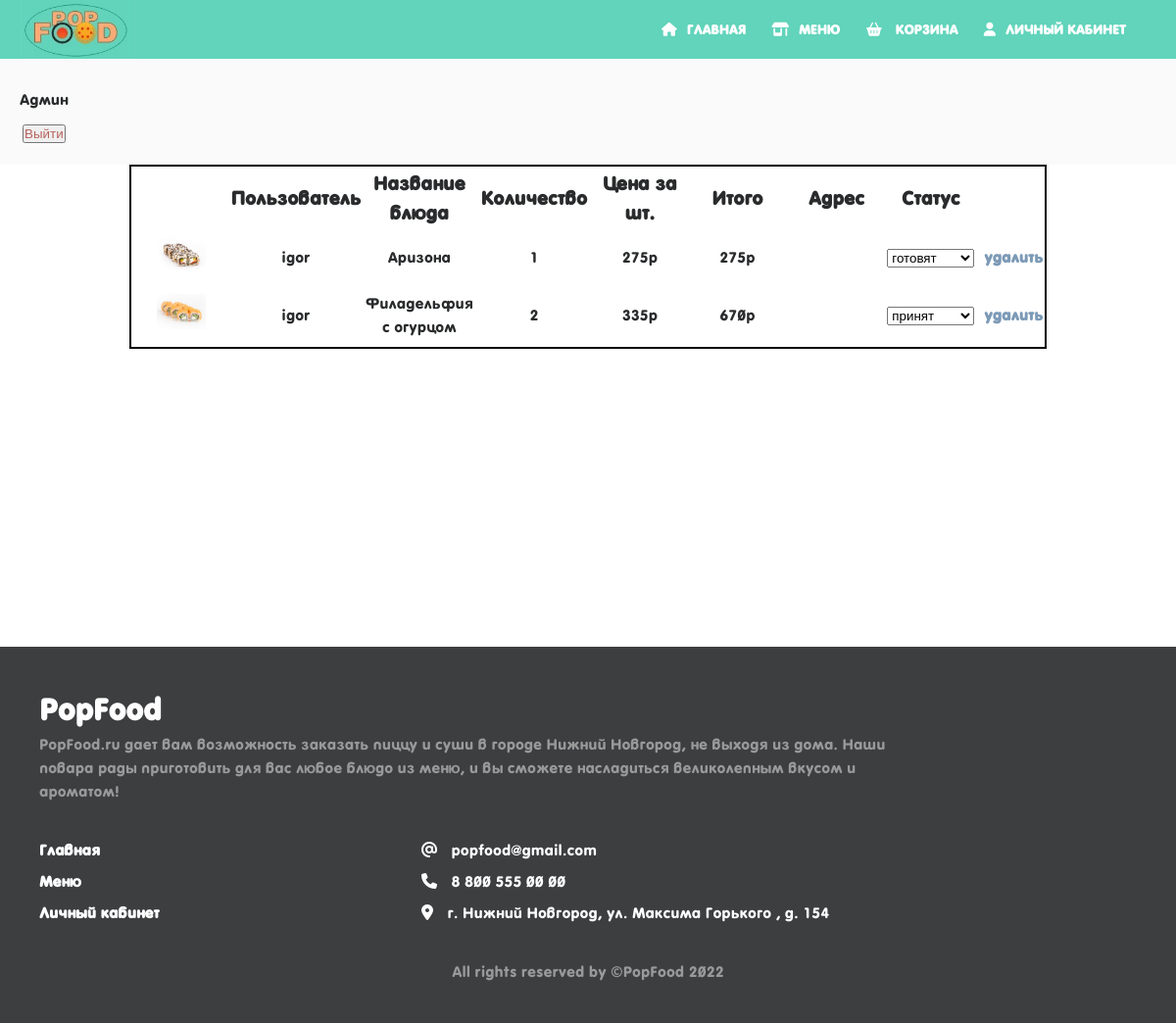
Page /index.php?page=admin (signed in) on the committed database.
### tables this page shows
CREATE TABLE `basket` (
  `id` int NOT NULL,
  `id_user` int NOT NULL,
  `id_product` int NOT NULL,
  `number_product` int NOT NULL,
  `id_status` int NOT NULL
);

CREATE TABLE `users` (
  `id` int NOT NULL,
  `name` varchar(100) NOT NULL,
  `login` varchar(100) NOT NULL,
  `email` varchar(100) NOT NULL,
  `password` varchar(100) NOT NULL,
  `phone` varchar(100) NOT NULL,
  `role` tinyint(1) DEFAULT '0',
  `id_addr` int DEFAULT NULL
);

CREATE TABLE `products` (
  `id` int NOT NULL,
  `name` varchar(120) NOT NULL,
  `category` int NOT NULL,
  `comp` varchar(200) NOT NULL,
  `imgs` varchar(20) NOT NULL,
  `price` int NOT NULL,
  `weight` varchar(60) NOT NULL
);

CREATE TABLE `status` (
  `id` int NOT NULL,
  `status` varchar(20) NOT NULL
);

### authorization/admin.php (the view, shortened to what this page needs)
<div class="user_profile">
 <form action="authorization/handler_form/logout.php">
     <div style="display: flex;">
         <div style="margin: 20px;">
             <p style="margin: 10px 0;">Админ</p>
             <div align="center" style="margin-top: 10px;">
                 <button class="logout custom-button" type="submit">Выйти</button>
             </div>
         </div>
     </div>
 </form>
 </div>
 <form>
     <table class="tableProfile">
        <tr>
            <td></td>
            <td style="font-size: 20px;"><b>Пользователь</b></td>
            <td style="font-size: 20px;"><b>Название блюда</b></td>
            <td style="font-size: 20px;"><b>Количество</b></td>
            <td style="font-size: 20px;"><b>Цена за шт.</b></td>
            <td style="font-size: 20px;"><b>Итого</b></td>
            <td style="font-size: 20px;"><b>Адрес</b></td>
            <td style="font-size: 20px;"><b>Статус</b></td>
        </tr>
        <?php
        $sql_m      = $link->query("SELECT * FROM `products`");
        $sql_basket = $link->query("SELECT * FROM `basket`");
        $sql_s      = $link->query("SELECT * FROM `status`");
        $sql_u      = $link->query("SELECT * FROM `users`");
        if (isset($sql_basket)) {
            foreach ($sql_basket as $basket) {
                $a      = $basket['id_product'];
                $stat     = $basket['id_status'];
                $kol    = $basket['number_product'];
                $u     = $basket['id_user'];
                $good_m = [];
                foreach ($sql_m as $product_m) {
                    if ($product_m['id'] == $a) {
                        $good_m = $product_m;
                        break;
                    }
                }
                $good_a = [];
                $good_u = [];
                foreach ($sql_u as $user_n) {
                    if ($user_n['id'] == $u) {
                        $good_u = $user_n;
                        break;
                    }
                }
                $good_s = [];
                foreach ($sql_s as $status) {
                    if ($status['id'] == $stat) {
                        $good_s = $status;
                        break;
                    }
                }
                    ?>
                    <tr>
                        <td><img width="50px" height="50px" src="<?php echo $good_m['imgs']; ?>" /></td>
                        <td><?php  echo $good_u['login']; ?></td>
                        <td><?php  echo $good_m['name']; ?></td>
                        <td> <?php echo $kol; ?> </td>
                        <td><?php echo $good_m['price'] . 'р'; ?></td>
                        <td><?php echo $kol * $good_m['price'] . 'р'; ?></td>
                        <td><?php echo $good_a['address']; ?></td>
                        <td> <select name="change_stat" selected="selected" onchange="location=value">
                            <option disabled selected="selected">
                                <?php echo $good_s['status']; ?></option>
                                <?php $sql_s=$link->query("SELECT * FROM status "); foreach ($sql_s as $stat) :?>
                                    <option value="authorization/admin_ch_s.php?id_stat=<?php echo $stat['id'] ?>&id_zakaz=<?php echo $basket['id'] ?>"><?php echo $stat['status']; ?></option>
                                <?php endforeach ?>
                            </select></td>
                            <td><b><a href="index.php?page=admin&delida=<?php echo $basket['id'];?>">удалить</a></b></td>
                        </tr>
                        <?php
                        }
                    }
                ?>
    </table>
</form>

### styles/footer.css (style rules this page uses)
*, *:before, *:after { box-sizing: border-box; }
body { display: grid; }

### styles/page.css (style rules this page uses)
* { padding: 0; margin: 0; text-decoration: none; list-style: none; }
body { font-family: 'M PLUS Rounded 1c', sans-serif; }

### authorization/css/main.css (style rules this page uses)
.tableProfile td { text-align: center; width: 13%; max-width: 13%; margin: 0; padding: 0; }
.tableProfile { width: 78%; margin-right: 11%; margin-left: 11%; border: 2px solid #000; }
a { color: #7c9ab7; font-weight: bold; text-decoration: none; }
.user_profile form { background-color: #FAFAFA; }
.logout { color: #b7625c; }

### styles/basket.css (style rules this page uses)
body { font-family: 'VAG Round Cyrillic', serif; font-size: 16px; font-weight: 400; line-height: 1.5; color: #292b2c; background-color: #fff; }

### rows in the picture
basket: shows a picture, id_user.login "igor", id_product.name "Аризона", number_product "1", id_product.price "275", $kol*$good_m['price'] "275", change_stat "готовят"
basket: shows a picture, id_user.login "igor", id_product.name "Филадельфия с огурцом", number_product "2", id_product.price "335", $kol*$good_m['price'] "670", change_stat "принят"
